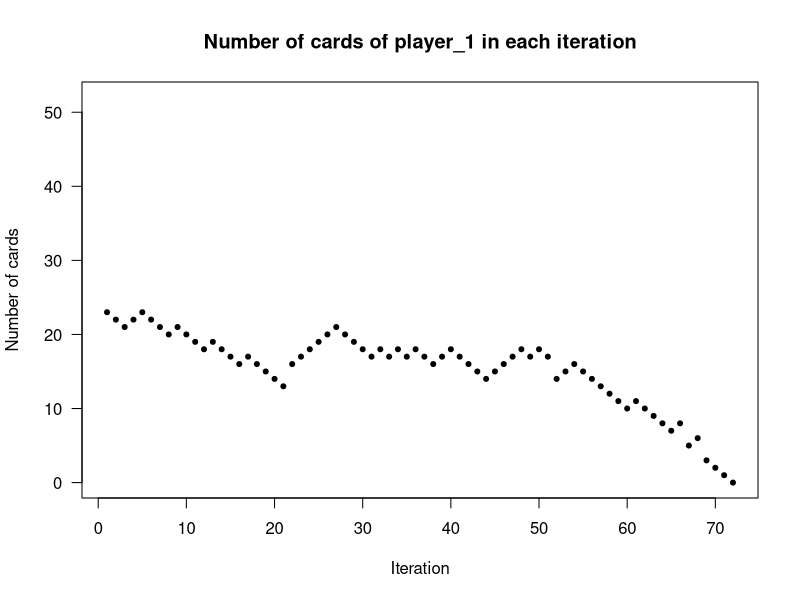

Reproduce this figure in R.
# WAR GAME SIMULATOR (2 players only)
# Numeration: 2 - 10, 11 (J), 12 (Q), 13 (K), 14 (A)

# creation of a deck
deck <- c()
for (i in 1:52) {
  deck[i] <- (i + 7) %/% 4
}
print(deck)

# set seed (to get repetable results on other machine)
set.seed(91)

# shuffling of the deck
deck <- sample(deck)
print(deck)

# division of the deck between 2 players
player_1 <- deck[c(TRUE, FALSE)]
player_2 <- deck[c(FALSE, TRUE)]
print(player_1)
print(player_2)

# set max number of iterations, after which the winner is a player with bigger number of cards
max_i = 1000

# number of cards of player_1 in each iteration
num_of_cards_1 <- c() 

# start game 
i = 1

while (i <= max_i) {
  print("Iteration:")
  print(i)
  print("Cards of player_1:")
  print(player_1)
  print("Cards of player_2")
  print(player_2)
  print("Number of cards of player_1:")
  print(length(player_1))
  print("Number of cards of player_2:")
  print(length(player_2))
  cat("\n")
  
  if (length(player_1) == 0) {
    print(paste("The winner is player_2 after", i, "iterations."))
    break
  } else if (length(player_2) == 0) {
    print(paste("The winner is player_1 after", i, "iterations."))
    break
  }  
  
  if (player_1[1] > player_2[1]) {
    player_1[length(player_1) + 1] <- player_1[1]
    player_1 <- player_1[-1]
    player_1[length(player_1) + 1] <- player_2[1]
    player_2 <- player_2[-1]
  } else if (player_1[1] < player_2[1]) {
    player_2[length(player_2) + 1] <- player_2[1]
    player_2 <- player_2[-1]
    player_2[length(player_2) + 1] <- player_1[1]
    player_1 <- player_1[-1]
  } else {
    temp_stack <- c(player_1[1], player_2[1])
    player_1 <- player_1[-1]
    player_2 <- player_2[-1]
    while (TRUE) {
      
      if (length(player_1) < 2) {
        length(player_1) = 0
        break
      }
      else if (length(player_2) < 2) {
        length(player_2) = 0
        break
      }
      
      temp_stack <- append(temp_stack, player_1[1:2])
      temp_stack <- append(temp_stack, player_2[1:2])
      player_1 = player_1[-1 : -2]
      player_2 = player_2[-1 : -2]
      
      if (temp_stack[length(temp_stack) - 2] > temp_stack[length(temp_stack)]) {
        player_1 <- append(player_1, temp_stack)
        break
      }
      else if (temp_stack[length(temp_stack)] > temp_stack[length(temp_stack) - 2]) {
        player_2 <- append(player_2, temp_stack)
        break
      }
    }
  }
  num_of_cards_1[i] <- length(player_1)
  i = i + 1
}

if (i > max_i) {
  print(paste("No result after", max_i, "iterations."))
  if (length(player_1) > length(player_2)) {
    print(paste("The winner is player_1 having", num_of_cards_1[i - 1],  "cards."))
  } else if (length(player_2) > length(player_1)) {
    print(paste("The winner is player_2 having", (52 - num_of_cards_1[i - 1]),  "cards."))
  } else {
    print("There is a draw.")
  }
}

# plot (number of cards of player_1 in each iteration)
plot(num_of_cards_1, type = 'p', pch = 20, xlab = "Iteration", ylab = "Number of cards", main = "Number of cards of player_1 in each iteration", ylim = c(0,52), las = 1)
